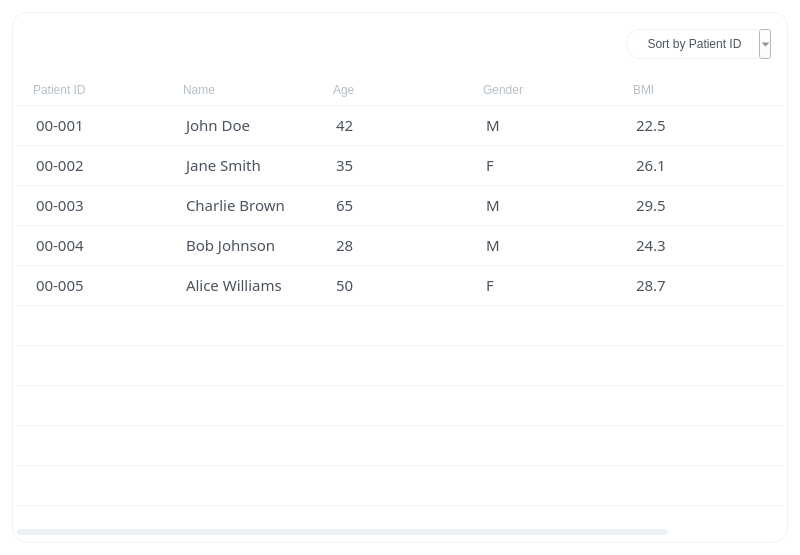
<?xml version="1.0" encoding="UTF-8"?>
<ui version="4.0">
 <class>TableSet</class>
 <widget class="QWidget" name="TableSet">
  <property name="geometry">
   <rect>
    <x>0</x>
    <y>0</y>
    <width>800</width>
    <height>555</height>
   </rect>
  </property>
  <property name="sizePolicy">
   <sizepolicy hsizetype="Preferred" vsizetype="Preferred">
    <horstretch>0</horstretch>
    <verstretch>0</verstretch>
   </sizepolicy>
  </property>
  <property name="windowTitle">
   <string>Form</string>
  </property>
  <property name="styleSheet">
   <string notr="true">QWidget {
	background-color: rgb(255, 255, 255);
	font: 63 10pt &quot;Montserrat SemiBold&quot;;
	color: #B5BFC6;
}

/*------------------------------ TOOL-BUTTON ------------------------------*/

QToolButton {
    background-color: #FFF;
    color: #4A535F; 
    font: 63 9pt &quot;Montserrat SemiBold&quot;;

    border-radius: 14px;
	border: 1px solid #EDF0F6; 
    
    selection-background-color: #FFF; /*ECECEC*/
    selection-color: #0F5BCD;
    outline: 0;
    padding-left: 16px;
    padding-right: 24px;
}
QToolButton:hover {
    background-color: #F8F9FB; 
}
QToolButton::menu-button {
    border: none; /* Remove border from the menu button */
    subcontrol-origin: padding;
    subcontrol-position: bottom right; /* Adjust the position of the menu indicator */
    image: url(); /* Set an empty image to hide the default menu indicator */
	width: 24px;
	border-top-right-radius: 8px;
	border-bottom-right-radius: 8px;
}
QToolButton::menu-button:hover {
    background-color: #EDF0F6; 
}

/*------------------------------ TABLE ------------------------------*/

#Frame {
border: 1px solid #EDF0F6;
border-radius: 16px;
}

QHeaderView::section { 
	background-color:#FFF;  
	border: 0px;
	padding-left: 16px;
	padding-top: 6px; padding-bottom: 6px;
	border-bottom: 1px solid #EDF0F6; /*EDF0F6 / F8F9FB*/
}
QTableWidget {
	font: 10.5pt &quot;Montserrat Medium&quot;;
	color: #4A535F;
	selection-background-color: #DAE7FB;
	selection-color: #4A535F;
	outline: 0;
	border: 0px;
}
QTableWidget::item {
	border-bottom: 1px solid #EDF0F6; /*EDF0F6 / F8F9FB*/
 	padding-left: 16px;
  	/*margin-top: 8px;*/
	selection-background-color: #DAE7FB;
	outline: 0;
}      

/*------------------------------ SCROLLBAR ------------------------------*/

/*  SCROLLBAR */
 QScrollBar:vertical {
	border: none;
    background: #FFF;
    width: 12px;
    margin: 0px 3px 0px 3px;
	border-radius: 0px;
 }
QScrollBar:horizontal {
	border: none;
    background: #FFF;
    height: 12px;
    margin: 3px 0px 3px 0px;
	border-radius: 0px;
 }

/*  HANDLE BAR VERTICAL */
QScrollBar::handle:vertical, QScrollBar::handle:horizontal {	
	background-color: #EDF0F6;
	min-height: 0px;
	border-radius: 3px;
}
QScrollBar::handle:vertical:hover, QScrollBar::handle:horizontal:hover{	
	background-color: #B5BFC6;
}
QScrollBar::handle:vertical:pressed, QScrollBar::handle:horizontal:pressed {	
	background-color: #B5BFC6;
}

/* BTN TOP, BOTTOM - SCROLLBAR */
QScrollBar::sub-line:vertical, QScrollBar::sub-line:horizontal {
	border: none;
	background-color:#FFF;
	height: 15px; width: 15px;
	border-top-left-radius: 7px;
	border-top-right-radius: 7px;
	subcontrol-position: top;
	subcontrol-origin: margin;
}
QScrollBar::add-line:vertical, QScrollBar::add-line:horizontal {
	border: none;
	background-color: #FFF;
	height: 15px; width: 15px;
	border-bottom-left-radius: 7px;
	border-bottom-right-radius: 7px;
	subcontrol-position: bottom;
	subcontrol-origin: margin;
}</string>
  </property>
  <layout class="QVBoxLayout" name="verticalLayout_2">
   <property name="spacing">
    <number>0</number>
   </property>
   <property name="leftMargin">
    <number>12</number>
   </property>
   <property name="topMargin">
    <number>12</number>
   </property>
   <property name="rightMargin">
    <number>12</number>
   </property>
   <property name="bottomMargin">
    <number>12</number>
   </property>
   <item>
    <widget class="QFrame" name="Frame">
     <property name="frameShape">
      <enum>QFrame::StyledPanel</enum>
     </property>
     <property name="frameShadow">
      <enum>QFrame::Raised</enum>
     </property>
     <layout class="QVBoxLayout" name="verticalLayout">
      <property name="spacing">
       <number>4</number>
      </property>
      <property name="leftMargin">
       <number>4</number>
      </property>
      <property name="topMargin">
       <number>4</number>
      </property>
      <property name="rightMargin">
       <number>4</number>
      </property>
      <property name="bottomMargin">
       <number>4</number>
      </property>
      <item>
       <widget class="QWidget" name="Bar" native="true">
        <layout class="QHBoxLayout" name="horizontalLayout">
         <property name="spacing">
          <number>8</number>
         </property>
         <property name="leftMargin">
          <number>12</number>
         </property>
         <property name="topMargin">
          <number>12</number>
         </property>
         <property name="rightMargin">
          <number>12</number>
         </property>
         <property name="bottomMargin">
          <number>12</number>
         </property>
         <item>
          <spacer name="horizontalSpacer">
           <property name="orientation">
            <enum>Qt::Horizontal</enum>
           </property>
           <property name="sizeHint" stdset="0">
            <size>
             <width>40</width>
             <height>20</height>
            </size>
           </property>
          </spacer>
         </item>
         <item>
          <widget class="QToolButton" name="SortBtn">
           <property name="sizePolicy">
            <sizepolicy hsizetype="Minimum" vsizetype="Fixed">
             <horstretch>0</horstretch>
             <verstretch>0</verstretch>
            </sizepolicy>
           </property>
           <property name="minimumSize">
            <size>
             <width>0</width>
             <height>30</height>
            </size>
           </property>
           <property name="maximumSize">
            <size>
             <width>16777215</width>
             <height>30</height>
            </size>
           </property>
           <property name="styleSheet">
            <string notr="true">QToolButton::menu-indicator {
    image: none; /* Hide the default menu indicator */
}</string>
           </property>
           <property name="locale">
            <locale language="English" country="UnitedStates"/>
           </property>
           <property name="text">
            <string>Sort by Patient ID</string>
           </property>
           <property name="popupMode">
            <enum>QToolButton::MenuButtonPopup</enum>
           </property>
           <property name="toolButtonStyle">
            <enum>Qt::ToolButtonTextOnly</enum>
           </property>
           <property name="autoRaise">
            <bool>false</bool>
           </property>
           <property name="arrowType">
            <enum>Qt::NoArrow</enum>
           </property>
          </widget>
         </item>
        </layout>
       </widget>
      </item>
      <item>
       <widget class="QTableWidget" name="Table">
        <property name="sizePolicy">
         <sizepolicy hsizetype="Expanding" vsizetype="Expanding">
          <horstretch>0</horstretch>
          <verstretch>0</verstretch>
         </sizepolicy>
        </property>
        <property name="font">
         <font>
          <family>Montserrat Medium</family>
          <pointsize>11</pointsize>
          <weight>50</weight>
          <italic>false</italic>
          <bold>false</bold>
         </font>
        </property>
        <property name="cursor" stdset="0">
         <cursorShape>ArrowCursor</cursorShape>
        </property>
        <property name="layoutDirection">
         <enum>Qt::LeftToRight</enum>
        </property>
        <property name="locale">
         <locale language="English" country="UnitedStates"/>
        </property>
        <property name="horizontalScrollBarPolicy">
         <enum>Qt::ScrollBarAsNeeded</enum>
        </property>
        <property name="sizeAdjustPolicy">
         <enum>QAbstractScrollArea::AdjustToContents</enum>
        </property>
        <property name="autoScrollMargin">
         <number>4</number>
        </property>
        <property name="editTriggers">
         <set>QAbstractItemView::NoEditTriggers</set>
        </property>
        <property name="showDropIndicator" stdset="0">
         <bool>false</bool>
        </property>
        <property name="dragDropOverwriteMode">
         <bool>false</bool>
        </property>
        <property name="selectionMode">
         <enum>QAbstractItemView::SingleSelection</enum>
        </property>
        <property name="selectionBehavior">
         <enum>QAbstractItemView::SelectRows</enum>
        </property>
        <property name="textElideMode">
         <enum>Qt::ElideMiddle</enum>
        </property>
        <property name="verticalScrollMode">
         <enum>QAbstractItemView::ScrollPerPixel</enum>
        </property>
        <property name="horizontalScrollMode">
         <enum>QAbstractItemView::ScrollPerPixel</enum>
        </property>
        <property name="showGrid">
         <bool>false</bool>
        </property>
        <property name="gridStyle">
         <enum>Qt::SolidLine</enum>
        </property>
        <property name="wordWrap">
         <bool>true</bool>
        </property>
        <property name="rowCount">
         <number>10</number>
        </property>
        <property name="columnCount">
         <number>6</number>
        </property>
        <attribute name="horizontalHeaderCascadingSectionResizes">
         <bool>false</bool>
        </attribute>
        <attribute name="horizontalHeaderDefaultSectionSize">
         <number>150</number>
        </attribute>
        <attribute name="horizontalHeaderHighlightSections">
         <bool>false</bool>
        </attribute>
        <attribute name="horizontalHeaderMinimumSectionSize">
         <number>150</number>
        </attribute>
        <attribute name="horizontalHeaderShowSortIndicator" stdset="0">
         <bool>true</bool>
        </attribute>
        <attribute name="horizontalHeaderStretchLastSection">
         <bool>false</bool>
        </attribute>
        <attribute name="verticalHeaderVisible">
         <bool>false</bool>
        </attribute>
        <attribute name="verticalHeaderDefaultSectionSize">
         <number>40</number>
        </attribute>
        <attribute name="verticalHeaderHighlightSections">
         <bool>false</bool>
        </attribute>
        <attribute name="verticalHeaderMinimumSectionSize">
         <number>40</number>
        </attribute>
        <row/>
        <row/>
        <row/>
        <row/>
        <row/>
        <row/>
        <row/>
        <row/>
        <row/>
        <row/>
        <column>
         <property name="text">
          <string>Patient ID</string>
         </property>
         <property name="textAlignment">
          <set>AlignLeading|AlignVCenter</set>
         </property>
        </column>
        <column>
         <property name="text">
          <string>Name</string>
         </property>
         <property name="textAlignment">
          <set>AlignLeading|AlignVCenter</set>
         </property>
        </column>
        <column>
         <property name="text">
          <string>Age</string>
         </property>
         <property name="textAlignment">
          <set>AlignLeading|AlignVCenter</set>
         </property>
        </column>
        <column>
         <property name="text">
          <string>Gender</string>
         </property>
         <property name="textAlignment">
          <set>AlignLeading|AlignVCenter</set>
         </property>
        </column>
        <column>
         <property name="text">
          <string>BMI</string>
         </property>
         <property name="textAlignment">
          <set>AlignLeading|AlignVCenter</set>
         </property>
        </column>
        <column>
         <property name="text">
          <string>Date</string>
         </property>
         <property name="textAlignment">
          <set>AlignLeading|AlignVCenter</set>
         </property>
        </column>
        <item row="0" column="0">
         <property name="text">
          <string>00-001</string>
         </property>
        </item>
        <item row="0" column="1">
         <property name="text">
          <string>John Doe</string>
         </property>
        </item>
        <item row="0" column="2">
         <property name="text">
          <string>42</string>
         </property>
        </item>
        <item row="0" column="3">
         <property name="text">
          <string>M</string>
         </property>
         <property name="textAlignment">
          <set>AlignLeading|AlignVCenter</set>
         </property>
        </item>
        <item row="0" column="4">
         <property name="text">
          <string>22.5</string>
         </property>
        </item>
        <item row="0" column="5">
         <property name="text">
          <string/>
         </property>
        </item>
        <item row="1" column="0">
         <property name="text">
          <string>00-002</string>
         </property>
        </item>
        <item row="1" column="1">
         <property name="text">
          <string>Jane Smith</string>
         </property>
        </item>
        <item row="1" column="2">
         <property name="text">
          <string>35</string>
         </property>
        </item>
        <item row="1" column="3">
         <property name="text">
          <string>F</string>
         </property>
        </item>
        <item row="1" column="4">
         <property name="text">
          <string>26.1</string>
         </property>
        </item>
        <item row="2" column="0">
         <property name="text">
          <string>00-003</string>
         </property>
        </item>
        <item row="2" column="1">
         <property name="text">
          <string>Charlie Brown</string>
         </property>
        </item>
        <item row="2" column="2">
         <property name="text">
          <string>65</string>
         </property>
        </item>
        <item row="2" column="3">
         <property name="text">
          <string>M</string>
         </property>
        </item>
        <item row="2" column="4">
         <property name="text">
          <string>29.5</string>
         </property>
        </item>
        <item row="3" column="0">
         <property name="text">
          <string>00-004</string>
         </property>
        </item>
        <item row="3" column="1">
         <property name="text">
          <string>Bob Johnson</string>
         </property>
        </item>
        <item row="3" column="2">
         <property name="text">
          <string>28</string>
         </property>
        </item>
        <item row="3" column="3">
         <property name="text">
          <string>M</string>
         </property>
        </item>
        <item row="3" column="4">
         <property name="text">
          <string>24.3</string>
         </property>
        </item>
        <item row="4" column="0">
         <property name="text">
          <string>00-005</string>
         </property>
        </item>
        <item row="4" column="1">
         <property name="text">
          <string>Alice Williams</string>
         </property>
        </item>
        <item row="4" column="2">
         <property name="text">
          <string>50</string>
         </property>
        </item>
        <item row="4" column="3">
         <property name="text">
          <string>F</string>
         </property>
        </item>
        <item row="4" column="4">
         <property name="text">
          <string>28.7</string>
         </property>
        </item>
       </widget>
      </item>
     </layout>
    </widget>
   </item>
  </layout>
 </widget>
 <resources>
  <include location="src.qrc"/>
 </resources>
 <connections/>
</ui>
